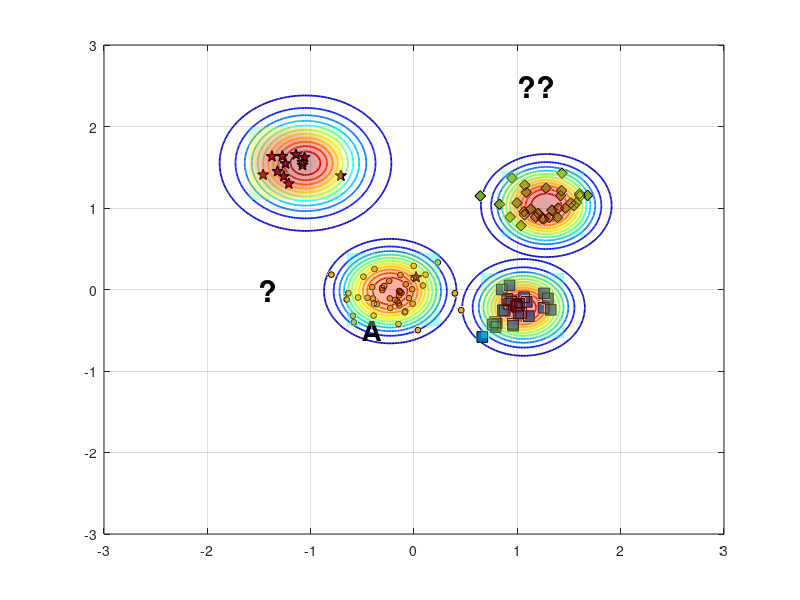

Recreate this plot in MATLAB. (Note: this script raises an error after producing the figure.)
%% Reproduce EVM-style demo figure (no toolboxes)
clear; close all; clc; rng(7);

% ---------- 1) 合成四类二维数据 ----------
% 类中心（大致对应图中位置）
C_star  = [-1.15  1.55];   % 红色星
C_diam  = [ 1.25  1.05];   % 绿色菱形
C_square= [ 1.05 -0.20];   % 蓝色方块
C_dot   = [-0.20  0.00];   % 蓝色小点（被 A 标注影响的那簇）

% 协方差（控制每簇形状）
S = @(sx,sy,rho)[sx^2 rho*sx*sy; rho*sx*sy sy^2];
Sig_star   = S(0.18,0.20, 0.05);
Sig_diam   = S(0.22,0.18,-0.10);
Sig_square = S(0.20,0.16, 0.05);
Sig_dot    = S(0.25,0.18, 0.00);

% 从高斯采样（不用 mvnrnd）
sample = @(N,mu,SIG) (randn(N,2)*chol(SIG,'lower') + mu);

X_star   = sample(12,C_star,   Sig_star);
X_diam   = sample(30,C_diam,   Sig_diam);
X_square = sample(28,C_square, Sig_square);
X_dot    = sample(45,C_dot,    Sig_dot);

% 加一个“离群星”靠近 A（见原图左中）
X_star = [X_star; 0.02 0.15];

% ---------- 2) 底面散点与样式 ----------
figure('Color','w','Position',[100,100,800,600]);
hold on; box on; grid on;
z0 = 0; % 所有散点都放在 z=0 的平面

% 确保按照绘制顺序叠放，便于把散点置顶
set(gca,'SortMethod','childorder');

h_star   = scatter3(X_star(:,1),  X_star(:,2),  z0+zeros(size(X_star,1),1),  70, ...
        'pentagram', 'filled', 'MarkerEdgeColor','k', 'MarkerFaceColor',[0.635294 0.0784314 0.184314], 'LineWidth',1.0); % 红色五角星 #A2142F
h_diam   = scatter3(X_diam(:,1),  X_diam(:,2),  z0+zeros(size(X_diam,1),1),  60, ...
        'd', 'filled', 'MarkerEdgeColor','k', 'MarkerFaceColor',[0.466667 0.674510 0.188235]); % 绿色菱形 #77AC30
h_square = scatter3(X_square(:,1),X_square(:,2),z0+zeros(size(X_square,1),1),60, ...
        's', 'filled', 'MarkerEdgeColor','k', 'MarkerFaceColor',[0 0.447059 0.741176]); % 蓝色正方形 #0072BD
h_dot    = scatter3(X_dot(:,1),   X_dot(:,2),   z0+zeros(size(X_dot,1),1),   18, ...
        'o', 'filled', 'MarkerEdgeColor','k', 'MarkerFaceColor',[0.929412 0.694118 0.125490]); % 黄色圆形 #EDB120


% ---------- 3) ψ-model 等值环（彩色同心） ----------
% 采用带形状参的径向函数 psi(r) = exp(-(r/s)^t)
psi = @(X,Y,cx,cy,s,t) exp( - ( sqrt((X-cx).^2 + (Y-cy).^2) ./ s ).^t );

% 选几处“极端向量/代表点”（包含 A 所在）
EV = [ -0.23 -0.02 ;   % A 对应蓝点极端向量
        1.06 -0.22 ;   % 蓝方块
        1.28  1.03 ;   % 绿菱形
       -1.05  1.55 ];  % 红星
scale = [0.42, 0.36, 0.40, 0.48];   % 各自 scale
shape = [2.6,  2.2,  2.4,  2.0];    % 各自 shape

% 网格
[xg,yg] = meshgrid(linspace(-3,3,400));
colormap(jet); caxis([0 1]);

% 等高线层级（红到蓝：高到低）
levels = linspace(1.0,0.05,12);

for k = 1:size(EV,1)
    Z = psi(xg,yg,EV(k,1),EV(k,2),scale(k),shape(k));
    [~, h] = contour(xg,yg,Z,levels);    % 直接画在底面，保持颜色映射
    set(h,'LineWidth',1.25);

    % 将等高线明确压到 z=0（兼容不同 MATLAB 版本）
    ch = get(h,'Children');
    for ic = 1:numel(ch)
        zd = get(ch(ic),'ZData');
        if ~isempty(zd)
            set(ch(ic),'ZData',zeros(size(zd))); % 强制贴在 z=0
        end
    end
end

% 标出 A 与问号
text(-0.5,-0.5,0,'A','FontWeight','bold','FontSize',20,'Color','k');
text( 1, 2.5,0,'??','FontWeight','bold','FontSize',22,'Color','k');
text( -1.5,0,0,'?','FontWeight','bold','FontSize',22,'Color','k');

% ---------- 4) 上方半透明“钟形面”（表示类支持/概率） ----------
% 用四个高斯穹顶，中心与各簇一致
gauss2 = @(X,Y,cx,cy,s) exp(-((X-cx).^2 + (Y-cy).^2)/(2*s^2));
tops  = {C_star, C_diam, C_square, C_dot};
sigT  = [0.45 0.40 0.40 0.45];   % 更小的 sigma，使穹顶更集中
amp   = [1.05 0.95 0.90 0.85];

% 抬高穹顶，并缩小每个穹顶的覆盖范围（为每个穹顶使用局部网格）
zlift      = 0.18;   % 统一抬高量（不改变颜色映射）
spanFactor = 1.0;    % 每个穹顶半宽 = spanFactor * sigma（缩小覆盖范围）
gridN      = 121;    % 局部网格分辨率

for i=1:4
    cx = tops{i}(1); cy = tops{i}(2);
    span = spanFactor * sigT(i);
    [xgi,ygi] = meshgrid(linspace(cx - span, cx + span, gridN), ...
                         linspace(cy - span, cy + span, gridN));

    Zt = amp(i) * gauss2(xgi,ygi,cx,cy,sigT(i));
    % 用 Zt 作为颜色，Zt+zlift 作为高度，从而抬高且保留原色
    s1 = surf(xgi,ygi, Zt + zlift, Zt, 'EdgeColor','none', 'FaceAlpha',0.35);
end
shading interp; 
% camlight headlight; 
lighting gouraud;

% 将散点推到顶层
uistack([h_star h_diam h_square h_dot], 'top');

% ---------- 5) 轴、视角与观感 ----------
xlim([-2 2]); ylim([-1 3]); zlim([0 1.25]); view(47,21);
axis vis3d; daspect([1 1 0.8]);
set(gca,'FontName','Times New Roman','FontSize',12,'LineWidth',1);
% xlabel('x'); ylabel('y'); zlabel('score / \psi');

% 网格和背景风格
grid on; 
% set(gca,'GridAlpha',0.2,'MinorGridAlpha',0.2);
